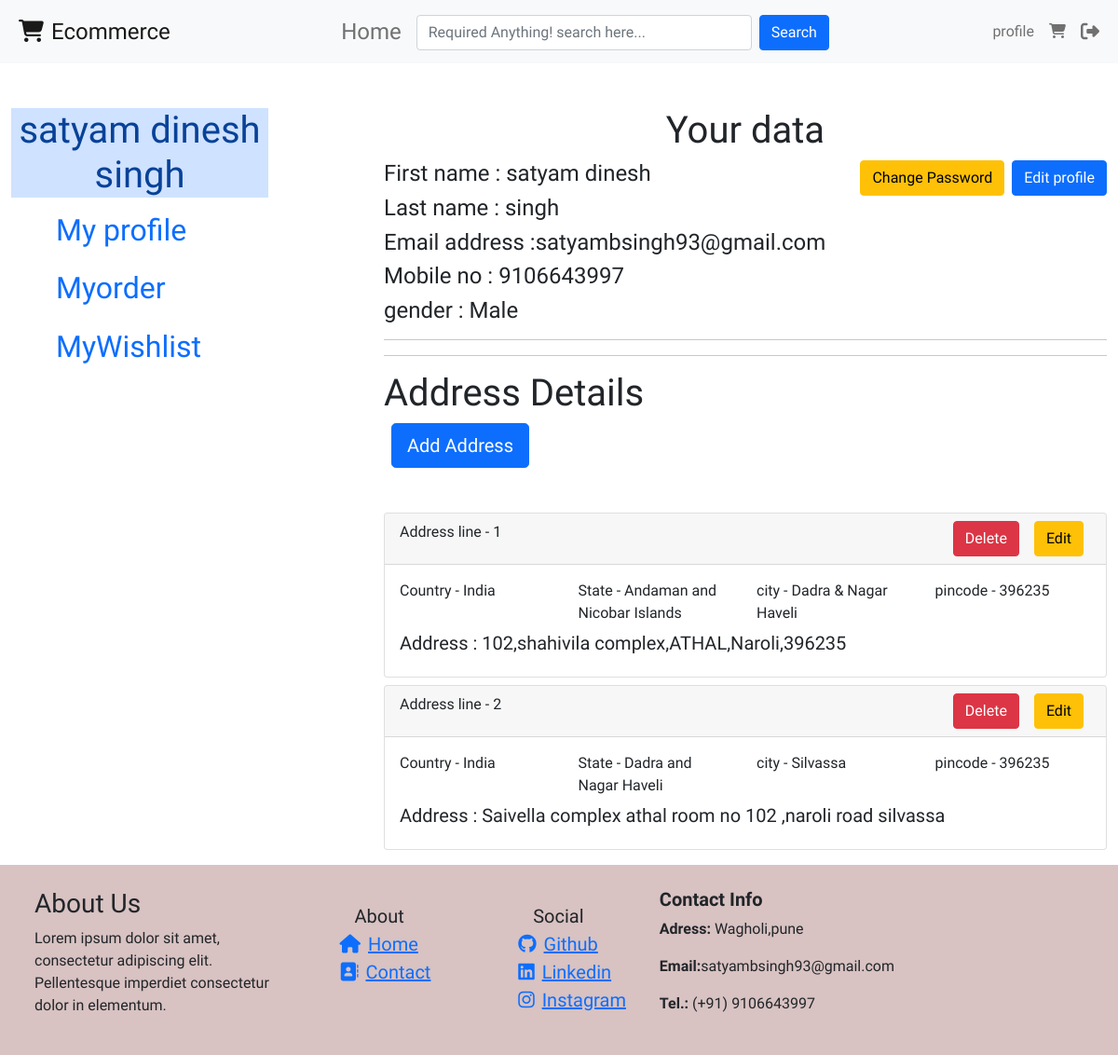
Page /auth/profile/ (signed in) on the committed database.
### UserRecord/models.py (models this page shows, shortened)
class Userprofile(models.Model):
    user = models.OneToOneField(User,on_delete=models.CASCADE,primary_key=True)
    mobileno = models.IntegerField(blank=True,null=True)
    gender = models.CharField(max_length=50)
    def getusername(self):
        return f"{self.user.first_name} {self.user.last_name}"

### Products/models.py (models this page shows, shortened)
class Address(models.Model):
    user = models.ForeignKey(User,on_delete=models.CASCADE)
    pincode = models.CharField(max_length=50,blank=True)
    city = models.CharField(max_length=100,blank=True)
    state = models.CharField(max_length=100,blank=True)
    country = models.CharField(max_length=100,blank=True)
    address = models.CharField(max_length=500,blank=True)

### UserRecord/views.py (the view)
# urls.py: path('profile/',UserprofilePage,name='profile'),
def UserprofilePage(request):
    user= User.objects.filter(username=request.user)
    profile = Userprofile.objects.get(pk=request.user)
    userorder =Order.objects.filter(user =request.user)
    wishlist = Wishlist.objects.filter(user=request.user)
    orders = list()
    for order in userorder:
        for data in order.item.all():
            orders.append(data)
    address = Address.objects.filter(user = request.user)
    context = {
        'profile':profile,
        'orders':userorder,
        'orderdetail':orders,
        'address':address,
        'wishlist':wishlist
    }
    return render(request,"Users/profile.html",context)

### Products/models.py (called while the page is built)
    def __str__(self) -> str:
        return self.ProductName

    def get_total_price(self):
        return self.quantity * self.product.ProductPrice

    def getdate(self) :
        return self.ordered_date.strftime("%d/%m/%Y")

### templates/Users/profile.html (shortened to what this page needs)
{% extends 'base.html' %}
{% load humanize %}
{% block content %}
<div class="container-fluid mt-5">
  <div class="row">
    <div class="col-sm-3">
      <h1 class="text-center alert-primary mt">{{profile.getusername}}</h1>
      <div class="">
        <ul>
          <h2>
            <li class="nav-item active">
              <a href="" id="profile" class="nav-link fs-2"> My profile</a>
            </li>
          </h2>
          <h2>
            <li class="nav-item">
              <a href="" id="order" class="nav-link fs-2"> Myorder</a>
            </li>
          </h2>
          <h2>
            <li class="nav-item">
              <a href="" id="wish" class="nav-link fs-2"> MyWishlist</a>
            </li>
          </h2>
        </ul>
      </div>
    </div>
    <div class="col-sm-8 offset-1 pro mb-2">
      <h1 class="text-center">Your data</h1>
        <a href="{% url 'editprofile' %}" class=" btn btn-primary float-end">Edit profile</a>
        <a href="{% url 'changepassword' %}" class=" btn btn-warning mx-2 float-end">Change Password</a>
      <div class="d-inline">
        <h4 class="">First name : {{request.user.first_name}}</h4>
      </div>
      <div class="">
        <h4 class="">Last name : {{request.user.last_name}}</h4>
      </div>
      <div class=""><h4>Email address :{{request.user.email}}</h4></div>
      <div class=""><h4>Mobile no : {{profile.mobileno}}</h4></div>
      <div class=""><h4>gender : {{profile.gender}}</h4></div>
      <hr />
      <hr />
      <h1 class="d-flex mt-2">Address Details</h1>
      <a href="{% url 'editaddress' %}" class="btn btn-primary btn-lg mx-2 mb-5 ">Add Address</a>
        {% for address in address %}
          <div class="card mx-auto mb-2">
              <div class="card-header">Address line - {{forloop.counter}} <a href="{% url 'editaddress' address.id %}" class="btn btn-warning float-end mx-2 ">Edit</a> <a href="{% url 'deladdress' address.id %}" class="btn btn-danger float-end mx-2">Delete</a></div>
              <div class="card-body">
                <div class="row">
                <div class="col-sm-3">Country - {{address.country}}</div>
                <div class="col-sm-3">State  - {{address.state}}</div>
                <div class="col-sm-3">city  - {{address.city}}</div>
                <div class="col-sm-3">pincode  - {{address.pincode}}</div>
                </div>
                <h5 class="mt-2">Address : {{address.address}} </h5>
              </div>
          </div>
      {% endfor %}
    </div>
  </div>
</div>
{% endblock content %}

### static/css/basic.css (style rules this page uses)
body { font-family: "Baloo Bhai 2", cursive; }
ul, li { list-style-type: none; }

### rows in the picture
Userprofile: getusername "satyam dinesh singh", mobileno "9106643997", gender "Male"
Address: country "India", state "Andaman and Nicobar Islands", city "Dadra & Nagar Haveli", pincode "396235", address "102,shahivila complex,ATHAL,Naroli,396235"
Address: country "India", state "Dadra and Nagar Haveli", city "Silvassa", pincode "396235", address "Saivella complex athal room no 102 ,naroli road silvassa"

### other values in the picture
{{ request.user.first_name }} "satyam dinesh"
{{ request.user.last_name }} "singh"
{{ request.user.email }} "satyambsingh93@gmail.com"
